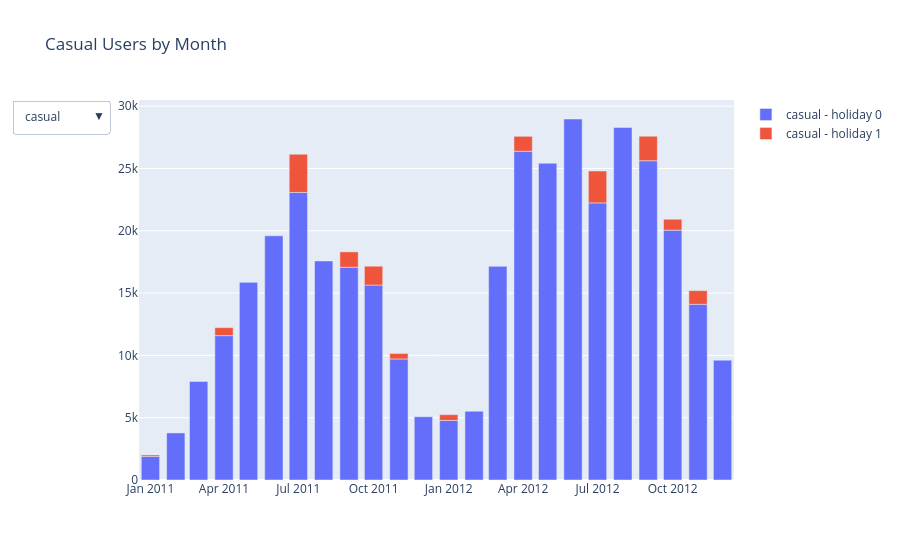

Notebook cell for this chart:
### Code cell
#Aggregate data by month and holiday

df_monthly_holiday = df_eda.groupby(['year_month', 'holiday'], as_index=False)[['count', 'casual', 'registered']].sum()
holidays = df_monthly_holiday['holiday'].unique()

traces = []
for y_col in ['casual', 'registered', 'count']:
    for wd in holidays:
        trace = go.Bar(
            x=df_monthly_holiday[df_monthly_holiday['holiday'] == wd]['year_month'],
            y=df_monthly_holiday[df_monthly_holiday['holiday'] == wd][y_col],
            name=f"{y_col} - holiday {wd}",
            visible=True if y_col=='casual' else False
        )
        traces.append(trace)

buttons = []
for i, y_col in enumerate(['casual', 'registered', 'total']):
    visibility = []
    for j in range(len(traces)):
        visibility.append(i == j // len(holidays))
    buttons.append(dict(label=y_col,
                        method="update",
                        args=[{"visible": visibility},
                              {"title": f"{y_col} by Month"}]))

fig = go.Figure(data=traces)
fig.update_layout(
    updatemenus=[dict(active=0, buttons=buttons)],
    title="Casual Users by Month",
    barmode='relative',
)
fig.show()
